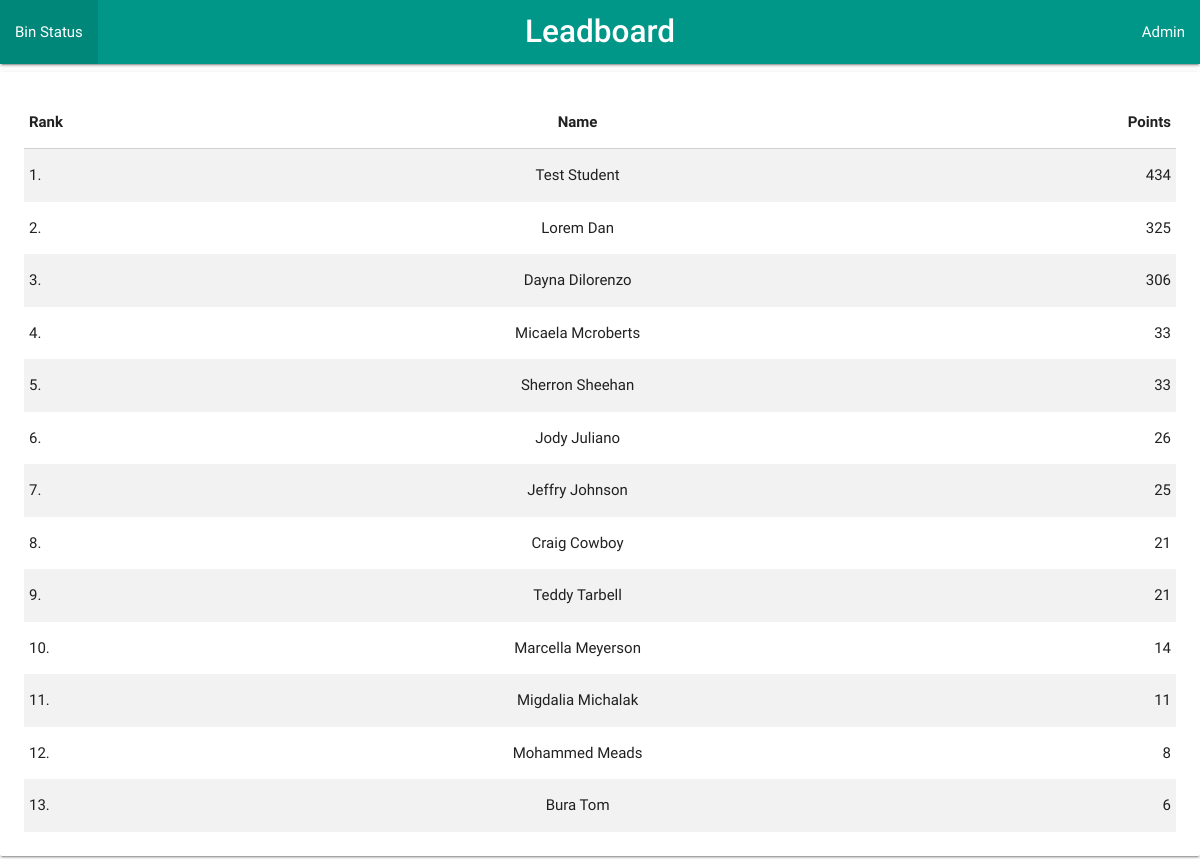
Before: /bin/scoreboard/ with the older database file.
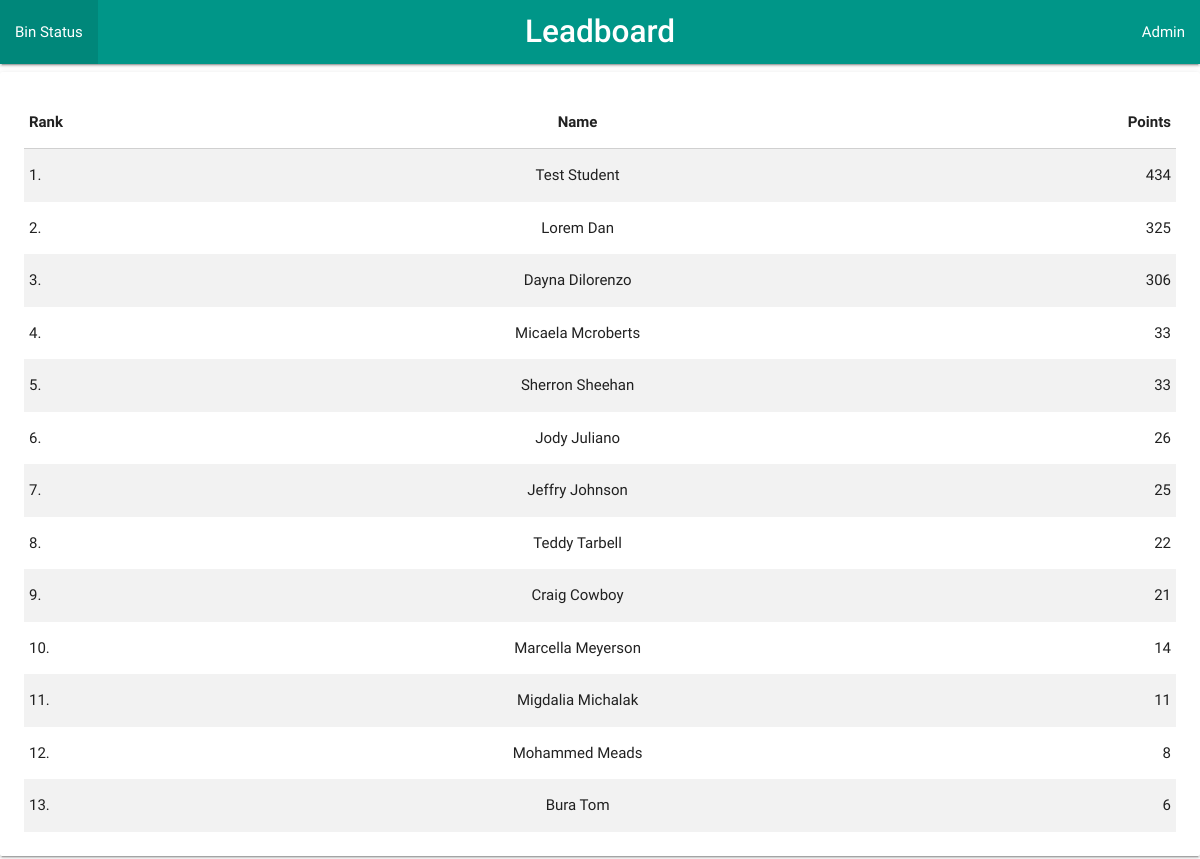
After: the same page with the newer database file.
### bin/models.py (models this page shows, shortened)
class Student(models.Model):
    full_name = models.CharField(max_length=250, default='')
    score = models.IntegerField(default=0)
    last_ts = models.IntegerField(default=0)
    current_ts = models.IntegerField(default=0)
    gender = models.CharField(max_length=10, default='')
    prof_img = models.CharField(max_length=250, default='')
    id_num = models.CharField(max_length=250, default='')

### bin/views.py (the view)
# urls.py: path('scoreboard/', views.scoreboard),
def scoreboard(request):
	scanned_id = CurrentId.objects.all().filter(pk=1)[0]
	print('verify_id_ts', verify_id_ts())
	score = ArduScore.objects.all().filter(pk=1)[0]
	score = score.score
	scanned_id = scanned_id.id_num
	if verify_id_ts():
		if score != 0 and score > 1:
			msg = 'Congratulations, you have scored ' + str(score) + ' points!'
		elif score == 1:
			msg = msg = 'Congratulations, you have scored 1 point!'
		else:
			msg = 'You have scored 0 points!'
	else:
		msg = ''
	stdt = Student.objects.filter(id_num=scanned_id)[0]
	priv_score = stdt.score
	print('Priv Score', priv_score)
	if verify_id_ts():
		Student.objects.filter(id_num=scanned_id).update(score=score+priv_score)
	all_stds = Student.objects.all().order_by('-score')
	args={'all_stds': all_stds, 'msg': msg,}
	print(scanned_id, score)
	return render(request, 'bin/scoreboard.html', args)

### bin/views.py (called while the page is built)
def verify_id_ts():
	scanned_id_ts_obj = CurrentId.objects.all().filter(pk=1)[0]
	scanned_id_ts = scanned_id_ts_obj.current_ts
	time_diff = int(time.time()) - scanned_id_ts
	print('c_ts - scanned_id_ts', time_diff)
	return time_diff < 15

### bin/templates/bin/scoreboard.html (shortened to what this page needs)
{% extends 'bin/base.html' %}
{% load static %}
{% block content %}
            <div class="card-panel">
                <table class="striped highlight">
                    <thead>
                        <tr>
                            <th class="left">Rank</th>
                            <th class="center">Name</th>
                            <th class="right">Points</th>
                        </tr>
                    </thead>
                    <tbody>
                    	{% for i in all_stds %}
                        <tr>
                            <td class="left">{{forloop.counter}}.</td>
                            <td class="center">{{i.full_name}}</td>
                            <td class="right">{{i.score}}</td>
                        </tr>
                        {% endfor %}
                    </tbody>
                    </table>
            </div>
{% endblock content %}

Changed rows visible on the page:
changed Student "Teddy Tarbell": score "21" → "22"; moves up the list
